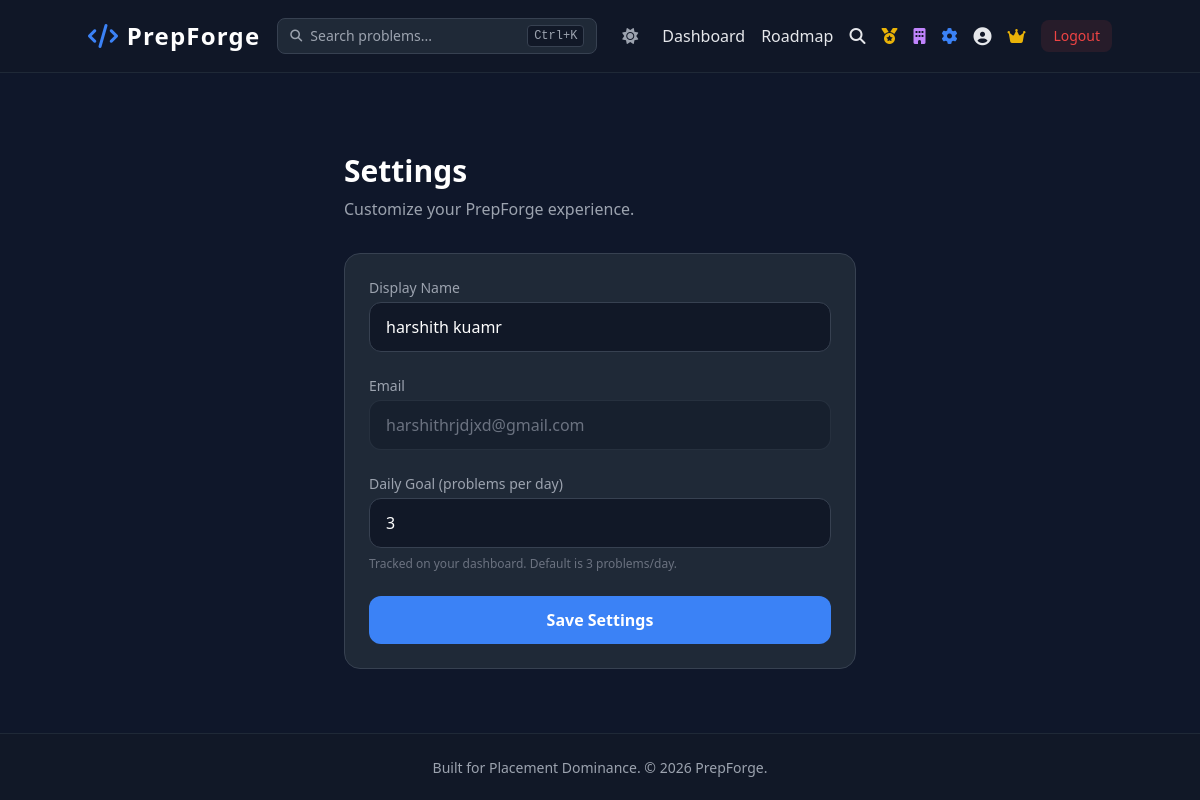
The app's page /settings (signed in), older data.
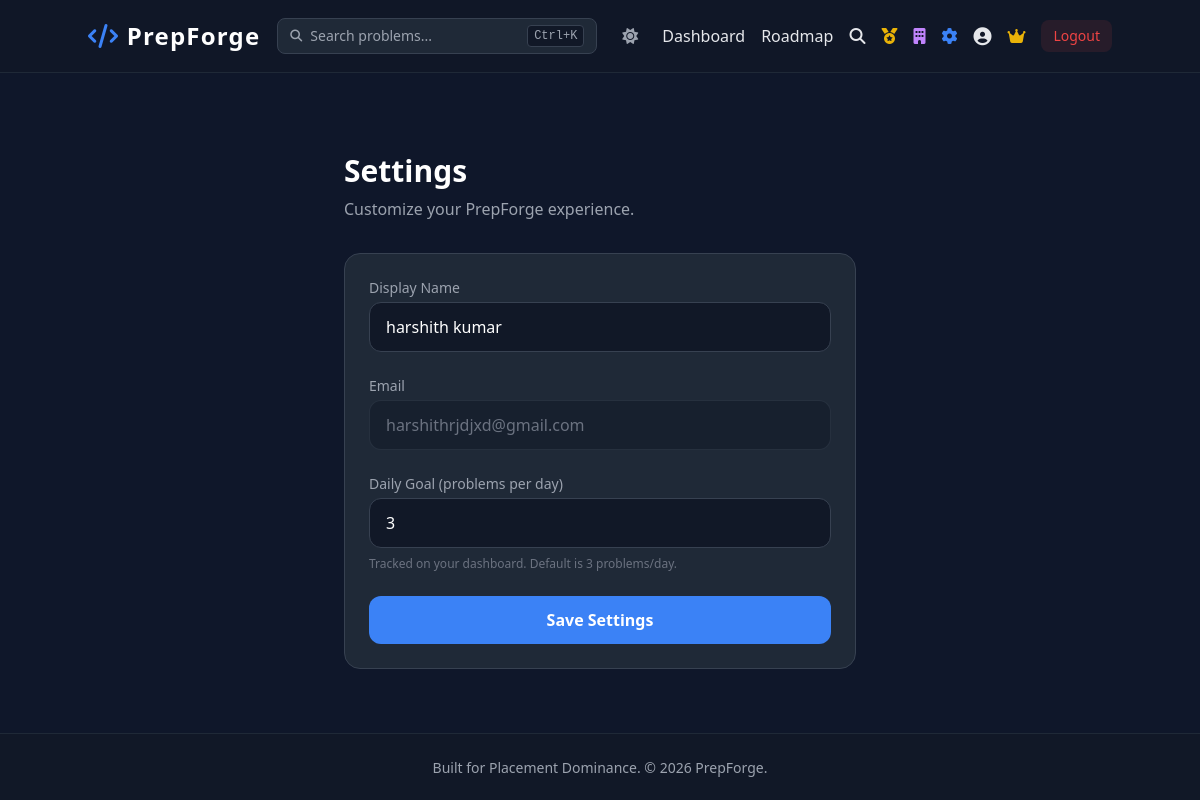
The same page, newer data.
### tables this page shows
CREATE TABLE users (
                    id INTEGER PRIMARY KEY AUTOINCREMENT,
                    name TEXT NOT NULL,
                    email TEXT UNIQUE NOT NULL,
                    password TEXT NOT NULL,
                    is_admin BOOLEAN DEFAULT 0,
                    current_streak INTEGER DEFAULT 0,
                    last_active_date DATE
                 , daily_goal INTEGER DEFAULT 3);

### app.py (the view, shortened to what this page needs)
@app.route('/settings', methods=['GET', 'POST'])
@login_required
def settings():
    conn = get_db()
    user_id = session['user_id']
    user = conn.execute('SELECT name, email, daily_goal FROM users WHERE id = ?', (user_id,)).fetchone()
    conn.close()
    return render_template('settings.html', user=user)

### app.py (called while the page is built)
def get_db():
    conn = sqlite3.connect(DATABASE, timeout=15)
    conn.row_factory = sqlite3.Row
    return conn

@app.context_processor
def inject_globals():
    return {'current_year': datetime.now().year}

def login_required(f):
    @wraps(f)
    def decorated_function(*args, **kwargs):
        if 'user_id' not in session:
            flash('Please log in to access this page.', 'warning')
            return redirect(url_for('login'))
        return f(*args, **kwargs)
    return decorated_function

### templates/settings.html (shortened to what this page needs)
{% extends 'base.html' %}
{% block content %}
<div class="max-w-lg mx-auto mt-12">
    <h1 class="text-3xl font-bold text-white mb-2">Settings</h1>
    <p class="text-gray-400 mb-8">Customize your PrepForge experience.</p>
    <form method="POST" class="bg-gray-800 border border-gray-700 rounded-2xl p-6 space-y-6">
        <div>
            <label class="block text-sm font-medium text-gray-400 mb-1">Display Name</label>
            <input type="text" name="name" value="{{ user.name }}" required
                   class="w-full bg-gray-900 border border-gray-700 rounded-xl px-4 py-3 text-white focus:outline-none focus:border-brand">
        </div>
        <div>
            <label class="block text-sm font-medium text-gray-400 mb-1">Email</label>
            <input type="email" value="{{ user.email }}" disabled
                   class="w-full bg-gray-900/50 border border-gray-700/50 rounded-xl px-4 py-3 text-gray-500 cursor-not-allowed">
        </div>
        <div>
            <label class="block text-sm font-medium text-gray-400 mb-1">Daily Goal (problems per day)</label>
            <input type="number" name="daily_goal" value="{{ user.daily_goal or 3 }}" min="1" max="20" required
                   class="w-full bg-gray-900 border border-gray-700 rounded-xl px-4 py-3 text-white focus:outline-none focus:border-brand">
            <p class="text-xs text-gray-500 mt-2">Tracked on your dashboard. Default is 3 problems/day.</p>
        </div>
        <button type="submit" class="w-full bg-brand hover:bg-blue-600 text-white font-bold py-3 rounded-xl transition">
            Save Settings
        </button>
    </form>
</div>
{% endblock %}

Row changes from the older to the newer data that the page shows:
changed users "harshithrjdjxd@gmail.com": name "harshith kuamr" → "harshith kumar"
